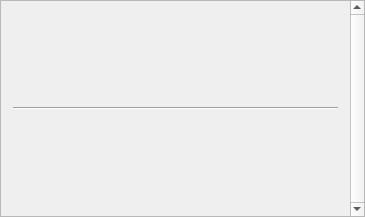
<?xml version="1.0" encoding="UTF-8"?>
<ui version="4.0">
 <class>VolumeController</class>
 <widget class="QWidget" name="VolumeController">
  <property name="geometry">
   <rect>
    <x>0</x>
    <y>0</y>
    <width>365</width>
    <height>217</height>
   </rect>
  </property>
  <property name="windowTitle">
   <string>VolumeController</string>
  </property>
  <layout class="QVBoxLayout" name="verticalLayout">
   <property name="leftMargin">
    <number>0</number>
   </property>
   <property name="topMargin">
    <number>0</number>
   </property>
   <property name="rightMargin">
    <number>0</number>
   </property>
   <property name="bottomMargin">
    <number>0</number>
   </property>
   <item>
    <widget class="QScrollArea" name="scrollArea">
     <property name="sizePolicy">
      <sizepolicy hsizetype="Expanding" vsizetype="Expanding">
       <horstretch>0</horstretch>
       <verstretch>0</verstretch>
      </sizepolicy>
     </property>
     <property name="verticalScrollBarPolicy">
      <enum>Qt::ScrollBarAlwaysOn</enum>
     </property>
     <property name="horizontalScrollBarPolicy">
      <enum>Qt::ScrollBarAsNeeded</enum>
     </property>
     <property name="widgetResizable">
      <bool>true</bool>
     </property>
     <widget class="QWidget" name="scrollAreaWidgetContents">
      <property name="geometry">
       <rect>
        <x>0</x>
        <y>0</y>
        <width>346</width>
        <height>215</height>
       </rect>
      </property>
      <property name="sizePolicy">
       <sizepolicy hsizetype="Preferred" vsizetype="Preferred">
        <horstretch>0</horstretch>
        <verstretch>0</verstretch>
       </sizepolicy>
      </property>
      <property name="autoFillBackground">
       <bool>true</bool>
      </property>
      <layout class="QGridLayout" name="gridLayout">
       <property name="sizeConstraint">
        <enum>QLayout::SetDefaultConstraint</enum>
       </property>
       <property name="leftMargin">
        <number>12</number>
       </property>
       <property name="topMargin">
        <number>12</number>
       </property>
       <property name="rightMargin">
        <number>12</number>
       </property>
       <property name="bottomMargin">
        <number>12</number>
       </property>
       <property name="spacing">
        <number>12</number>
       </property>
       <item row="0" column="0">
        <widget class="Line" name="line">
         <property name="orientation">
          <enum>Qt::Horizontal</enum>
         </property>
        </widget>
       </item>
      </layout>
     </widget>
    </widget>
   </item>
  </layout>
 </widget>
 <resources/>
 <connections/>
</ui>
